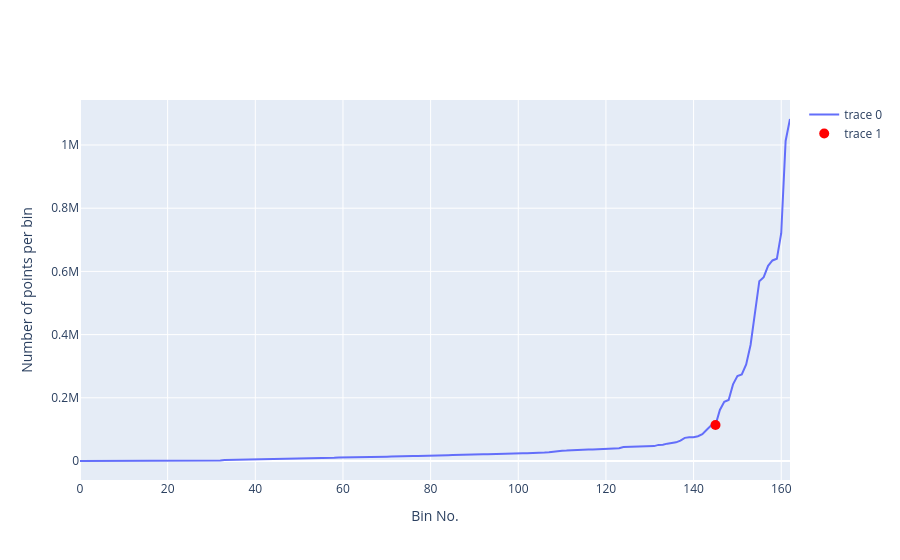

Source (notebook cell):
### Code cell
profileNo_vs_latlon_bins(df_ST, lat_step=5, lon_step=5, show_threshold=True, threshold_quantile=0.95)

### Figure 1 — Plotly figure (JSON) as saved in the notebook; plotly's stock layout.template omitted (floating-point values rounded to 4 significant figures; data arrays with more than 128 entries replaced by an {"elided": "..."} marker saying what was removed)
{"data": [{"type": "scatter", "x": {"elided": "163 int values"}, "y": {"elided": "163 int values"}}, {"marker": {"color": "red", "size": 10}, "mode": "markers", "type": "scatter", "x": [145], "y": [113722]}], "layout": {"xaxis": {"title": {"text": "Bin No."}}, "yaxis": {"title": {"text": "Number of points per bin"}}}}
